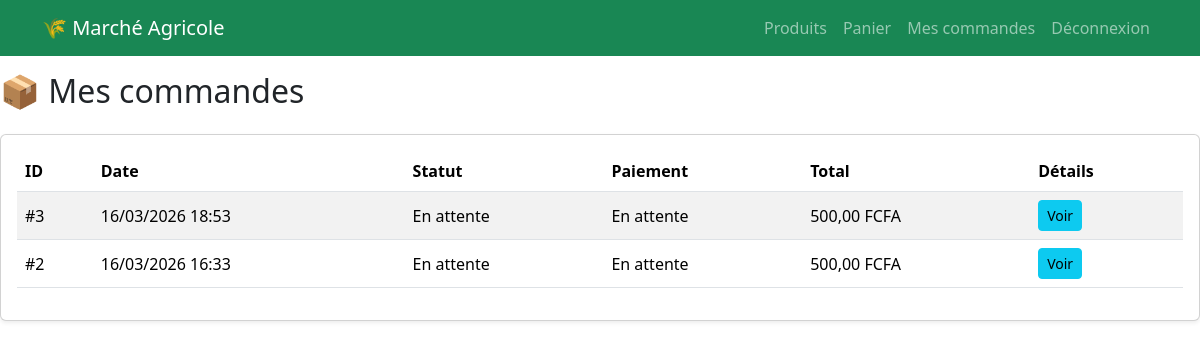
The page /commandes/mes-commandes/ (signed in) on the database its author committed.
### commandes/models.py (models this page shows, shortened)
class Commande(models.Model):
    STATUT_CHOICES = (
        ('en_attente', 'En attente'),
        ('confirmee', 'Confirmée'),
        ('expediee', 'Expédiée'),
        ('livree', 'Livrée'),
        ('annulee', 'Annulée'),
    )
    MODE_PAIEMENT_CHOICES = (
        ('wave', 'Wave'),
        ('orange_money', 'Orange Money'),
        ('cash_on_delivery', 'Paiement à la livraison'),
    )
    STATUT_PAIEMENT_CHOICES = (
        ('en_attente', 'En attente'),
        ('paye', 'Payé'),
        ('echoue', 'Échoué'),
    )
    client = models.ForeignKey(
        settings.AUTH_USER_MODEL,
        on_delete=models.CASCADE,
        related_name='commandes'
    )
    date_commande = models.DateTimeField(default=timezone.now)
    statut = models.CharField(max_length=20, choices=STATUT_CHOICES, default='en_attente')
    total = models.DecimalField(max_digits=12, decimal_places=2, default=0)
    mode_paiement = models.CharField(
        max_length=30,
        choices=MODE_PAIEMENT_CHOICES,
        default='cash_on_delivery'
    )
    statut_paiement = models.CharField(
        max_length=20,
        choices=STATUT_PAIEMENT_CHOICES,
        default='en_attente'
    )
    reference_paiement = models.CharField(max_length=100, blank=True, null=True)
    class Meta:
        ordering = ['-date_commande']
        verbose_name = "Commande"
        verbose_name_plural = "Commandes"

### commandes/views.py (the view)
# urls.py: path('mes-commandes/', mes_commandes, name='mes_commandes'),
@login_required
def mes_commandes(request):
    commandes = Commande.objects.filter(client=request.user).order_by('-date_commande')
    return render(request, 'commandes/mes_commandes.html', {
        'commandes': commandes
    })

### utilisateurs/models.py (called while the page is built)
    def est_agriculteur(self):
        return self.type_utilisateur == 'agriculteur'

### templates/commandes/mes_commandes.html
{% extends 'base.html' %}
{% block content %}
<h2 class="mb-4">📦 Mes commandes</h2>
{% if commandes %}
<div class="card shadow-sm">
    <div class="card-body">
        <table class="table table-striped align-middle">
            <thead>
                <tr>
                    <th>ID</th>
                    <th>Date</th>
                    <th>Statut</th>
                    <th>Paiement</th>
                    <th>Total</th>
                    <th>Détails</th>
                </tr>
            </thead>
            <tbody>
                {% for commande in commandes %}
                <tr>
                    <td>#{{ commande.id }}</td>
                    <td>{{ commande.date_commande|date:"d/m/Y H:i" }}</td>
                    <td>{{ commande.get_statut_display }}</td>
                    <td>{{ commande.get_statut_paiement_display }}</td>
                    <td>{{ commande.total }} FCFA</td>
                    <td>
                        <a href="{% url 'commandes:detail_commande' commande.id %}" class="btn btn-info btn-sm">
                            Voir
                        </a>
                    </td>
                </tr>
                {% endfor %}
            </tbody>
        </table>
    </div>
</div>
{% else %}
<div class="alert alert-secondary">
    Vous n'avez encore passé aucune commande.
</div>
{% endif %}
{% endblock %}

### rows shown on the page
Commande: id "3", date_commande "16/03/2026 18:53", statut "En attente", statut_paiement "En attente", total "500,00"
Commande: id "2", date_commande "16/03/2026 16:33", statut "En attente", statut_paiement "En attente", total "500,00"
